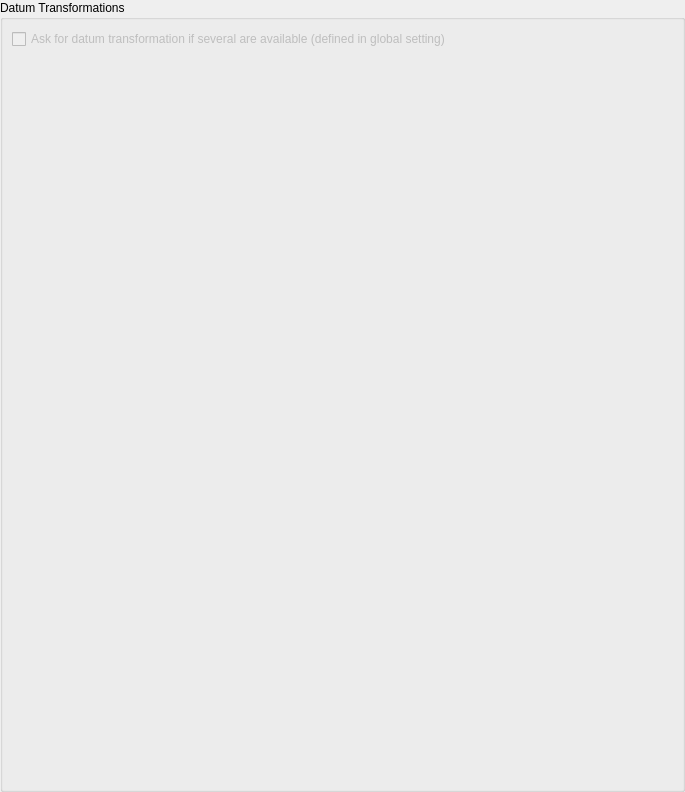
             <widget class="QWidget" name="scrollAreaWidgetContents_3">
              <property name="geometry">
               <rect>
                <x>0</x>
                <y>0</y>
                <width>685</width>
                <height>792</height>
               </rect>
              </property>
              <layout class="QVBoxLayout" name="verticalLayout_9">
               <property name="leftMargin">
                <number>0</number>
               </property>
               <property name="topMargin">
                <number>0</number>
               </property>
               <property name="rightMargin">
                <number>0</number>
               </property>
               <property name="bottomMargin">
                <number>0</number>
               </property>
               <item>
                <widget class="QGroupBox" name="mDatumTransformGroupBox">
                 <property name="title">
                  <string>Datum Transformations</string>
                 </property>
                 <layout class="QVBoxLayout" name="verticalLayout_10">
                  <item>
                   <widget class="QCheckBox" name="mShowDatumTransformDialogCheckBox">
                    <property name="enabled">
                     <bool>false</bool>
                    </property>
                    <property name="text">
                     <string>Ask for datum transformation if several are available (defined in global setting)</string>
                    </property>
                   </widget>
                  </item>
                  <item>
                   <widget class="QgsDatumTransformTableWidget" name="mDatumTransformTableWidget" native="true"/>
                  </item>
                 </layout>
                </widget>
               </item>
              </layout>
             </widget>
